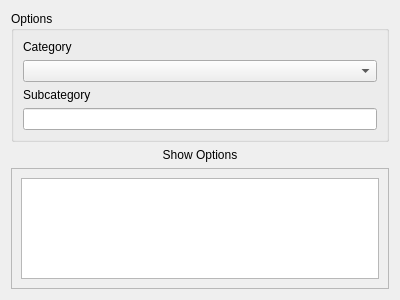
<?xml version="1.0" encoding="UTF-8"?>
<ui version="4.0">
 <class>ViewTransactions</class>
 <widget class="QWidget" name="ViewTransactions">
  <property name="geometry">
   <rect>
    <x>0</x>
    <y>0</y>
    <width>400</width>
    <height>300</height>
   </rect>
  </property>
  <property name="windowTitle">
   <string>Form</string>
  </property>
  <layout class="QVBoxLayout" name="verticalLayout">
   <item>
    <widget class="QGroupBox" name="optionsGroupBox">
     <property name="title">
      <string>Options</string>
     </property>
     <layout class="QVBoxLayout" name="verticalLayout_3">
      <item>
       <widget class="QLabel" name="categoryLabel">
        <property name="text">
         <string>Category</string>
        </property>
       </widget>
      </item>
      <item>
       <widget class="QComboBox" name="categoryComboBox"/>
      </item>
      <item>
       <widget class="QLabel" name="subcategoryLabel">
        <property name="text">
         <string>Subcategory</string>
        </property>
       </widget>
      </item>
      <item>
       <widget class="QLineEdit" name="subcategoryLineEdit"/>
      </item>
     </layout>
    </widget>
   </item>
   <item>
    <widget class="QLabel" name="label">
     <property name="cursor">
      <cursorShape>PointingHandCursor</cursorShape>
     </property>
     <property name="text">
      <string>Show Options</string>
     </property>
     <property name="alignment">
      <set>Qt::AlignmentFlag::AlignCenter</set>
     </property>
    </widget>
   </item>
   <item>
    <widget class="QScrollArea" name="transactionScrollArea">
     <property name="widgetResizable">
      <bool>true</bool>
     </property>
     <widget class="QWidget" name="scrollAreaWidgetContents">
      <property name="geometry">
       <rect>
        <x>0</x>
        <y>0</y>
        <width>386</width>
        <height>153</height>
       </rect>
      </property>
      <layout class="QVBoxLayout" name="verticalLayout_2">
       <item>
        <widget class="QTableWidget" name="transactionTableWidget"/>
       </item>
      </layout>
     </widget>
    </widget>
   </item>
  </layout>
 </widget>
 <resources/>
 <connections/>
</ui>
